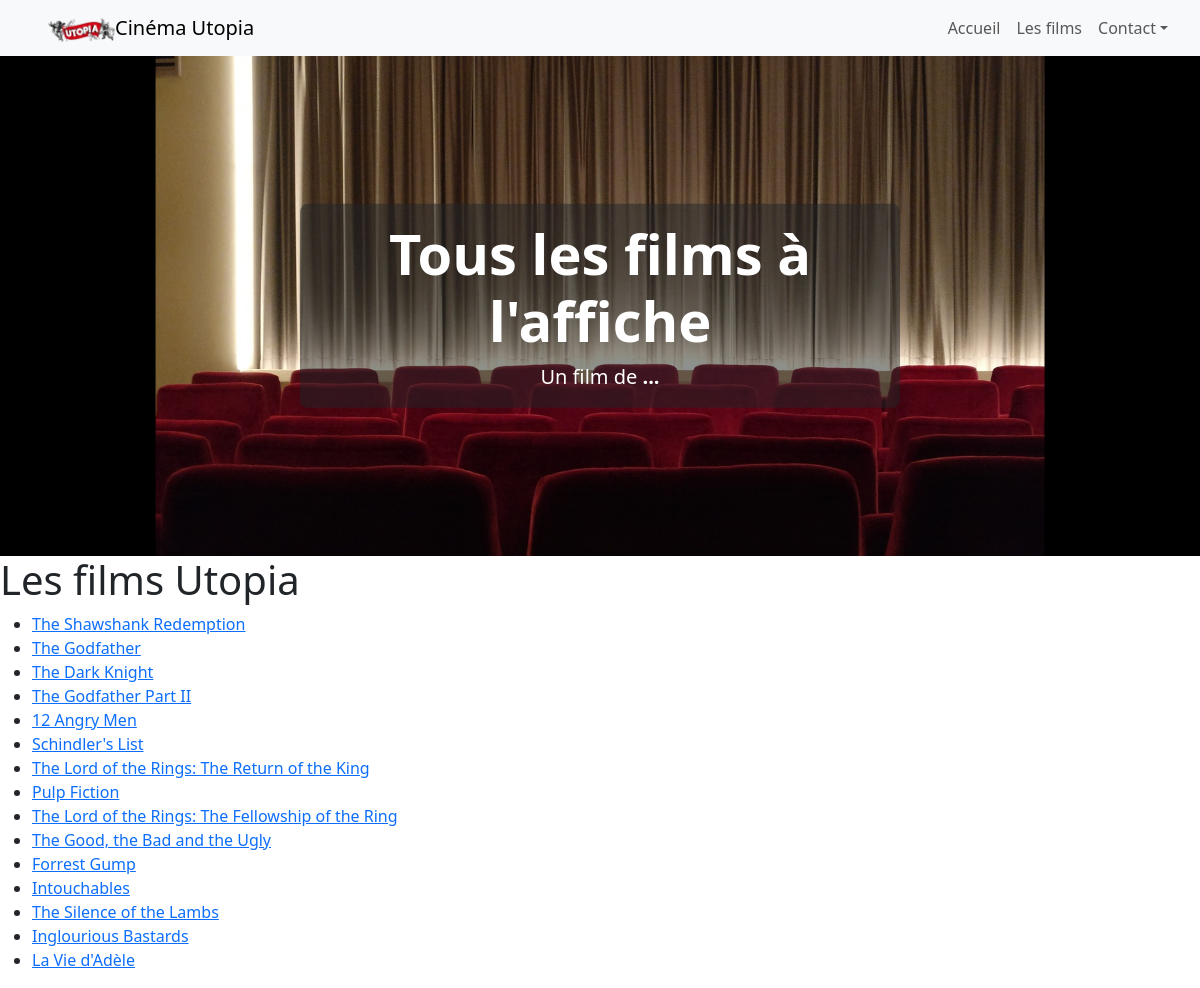
The app's page /movies.php with its own data.
### tables this page shows
CREATE TABLE IF NOT EXISTS `movies` (
  `id` int NOT NULL AUTO_INCREMENT,
  `title` varchar(250) DEFAULT NULL,
  `rating` float NOT NULL,
  `year_released` int NOT NULL,
  `box_office` int NOT NULL,
  `budget` bigint NOT NULL,
  `duration` int NOT NULL,
  `companyID` int NOT NULL,
  `genreID` int NOT NULL,
  `directorID` int NOT NULL,
  PRIMARY KEY (`id`),
  KEY `genreID` (`genreID`),
  KEY `directorID` (`directorID`),
  KEY `companyID` (`companyID`)
);

### function/movies.fn.php (called while the page is built, shortened)
<?php
function findAllMovies($db)
{
    $sql = "SELECT * FROM `movies`;";
    $request = $db->query($sql);
    $movies = $request->fetchAll();
    return $movies;
}

### movies.php (the view, shortened to what this page needs)
<?php
require_once __DIR__ . ('/config/config.php');
$db = getPDOlink($config);
require_once __DIR__ . ('/function/movies.fn.php');
$movies = findAllMovies($db);
require_once __DIR__ . ('/utilities/header.php');
?>
<h1>Les films Utopia</h1>
<ul>
    <?php foreach ($movies as $movie) : ?>
        <li>
            <a href="<?= $movie_page; ?>?id=<?= $movie['id']; ?>"><?= $movie['title']; ?></a>
        </li>
    <?php endforeach; ?>
</ul>
</body>
</html>

### records on screen
movies: title "The Shawshank Redemption"
movies: title "The Godfather"
movies: title "The Dark Knight"
movies: title "The Godfather Part II"
movies: title "12 Angry Men"
movies: title "Schindler's List"
movies: title "The Lord of the Rings: The Return of the King"
movies: title "Pulp Fiction"
movies: title "The Lord of the Rings: The Fellowship of the Ring"
movies: title "The Good, the Bad and the Ugly"
movies: title "Forrest Gump"
movies: title "Intouchables"
movies: title "The Silence of the Lambs"
movies: title "Inglourious Bastards"
movies: title "La Vie d'Adèle"

### other values on screen
$title "Tous les films à l'affiche"
